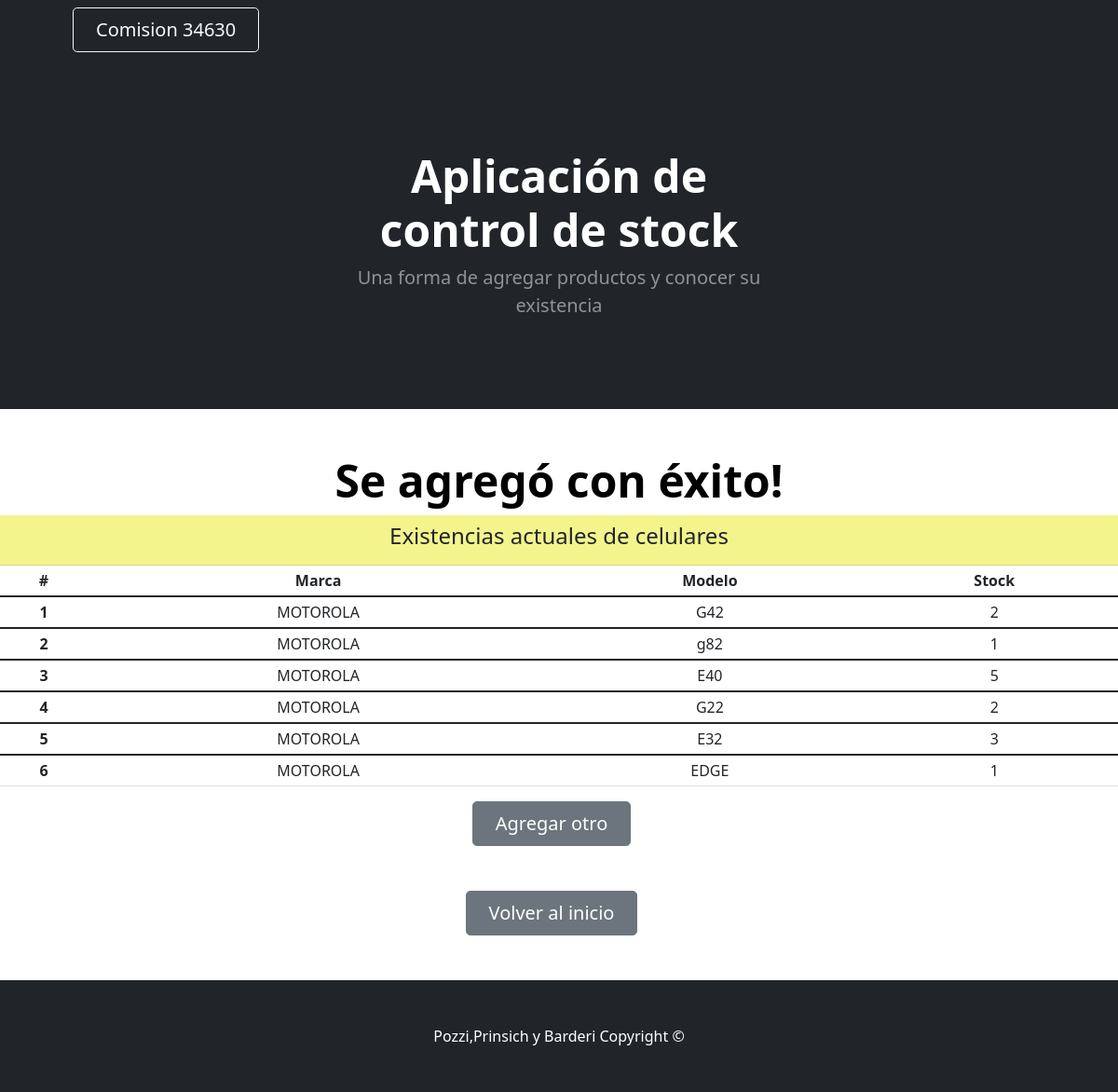
The page /listados/show_cel/ on the database its author committed.
### Miapp/models.py (models this page shows)
class Celulares (models.Model):
    marca_celular= models.CharField (max_length=50)
    modelo_celular= models.CharField (max_length=50)
    stock_celular= models.IntegerField ()

### Miapp/views.py (the view)
# urls.py: path('show_cel/',show_celulares,name="show_cel"),
def show_celulares(request):
    lista = Celulares.objects.all()
    return render(request, "show_cel.html",{"Celulares": lista} )

### Miapp/templates/show_cel.html
{% extends 'padre.html' %}
{% load static %}
{% block Contenido_cambiante %}
<h1 class="display-5 fw-bolder text-black mb-2"> Se agregó con éxito! </h1>
<div class="card-header" style="background-color: rgba(244, 244, 136, 0.957);">
  <h4>Existencias actuales de celulares</h4>
</div>
    <table class="table table-sm">
        <thead class="thead-dark">
          <tr>
            <th scope="col">#</th>
            <th scope="col">Marca</th>
            <th scope="col">Modelo</th>
            <th scope="col">Stock</th>
          </tr>
        </thead>
        {% for celus in Celulares %}
        <tbody>
          <tr>
            <th scope="row">{{celus.id}}</th>
            <td>{{celus.marca_celular}}</td>
            <td>{{celus.modelo_celular}}</td>
            <td>{{celus.stock_celular}}</td>
          </tr>
        </tbody>
        {% endfor %}
    </table>
<a class="btn btn-secondary btn-lg px-4 me-sm-3" href="{% url 'Celulares'%}">Agregar otro</a>
{% endblock %}

### Miapp/templates/padre.html (shortened to what this page needs)
<!DOCTYPE html>
<html lang="en">
    <head>
        {% load static %}
        <link href="https://cdn.jsdelivr.net/npm/bootstrap-icons@1.4.1/font/bootstrap-icons.css" rel="stylesheet" />
        <link href="{%static 'css/styles.css'%}" rel="stylesheet" />
    </head>
    <body>
        <nav class="navbar navbar-expand-lg navbar-dark bg-dark">
            <div class="container px-5">
                <a class="btn btn-outline-light btn-lg px-4" href="http://www.coderhouse.com">Comision 34630 </a>
            </div>
        </nav>
        <header class="bg-dark py-5">
            <div class="container px-5">
                <div class="row gx-5 justify-content-center">
                    <div class="col-lg-6">
                        <div class="text-center my-5">
                            <h1 class="display-5 fw-bolder text-white mb-2">Aplicación de control de stock</h1>
                            <p class="lead text-white-50 mb-4">Una forma de agregar productos y conocer su existencia</p>
                        </div>
                    </div>
                </div>
            </div>
        </header>
    <div  class="text-center my-5">
        {% block Contenido_cambiante %}
        {% endblock Contenido_cambiante %}
    </div>
    <div  class="text-center my-5">
    <a class="btn btn-secondary btn-lg px-4 me-sm-3" href="{% url 'Inicio'%}">Volver al inicio</a>
    </div>
    <footer class="py-5 bg-dark">
        <div class="container px-5"><p class="m-0 text-center text-white">Pozzi,Prinsich y Barderi Copyright &copy; </p></div>
    </footer>
    </body>
</html>

### rows shown on the page
Celulares: id "1", marca_celular "MOTOROLA", modelo_celular "G42", stock_celular "2"
Celulares: id "2", marca_celular "MOTOROLA", modelo_celular "g82", stock_celular "1"
Celulares: id "3", marca_celular "MOTOROLA", modelo_celular "E40", stock_celular "5"
Celulares: id "4", marca_celular "MOTOROLA", modelo_celular "G22", stock_celular "2"
Celulares: id "5", marca_celular "MOTOROLA", modelo_celular "E32", stock_celular "3"
Celulares: id "6", marca_celular "MOTOROLA", modelo_celular "EDGE", stock_celular "1"
